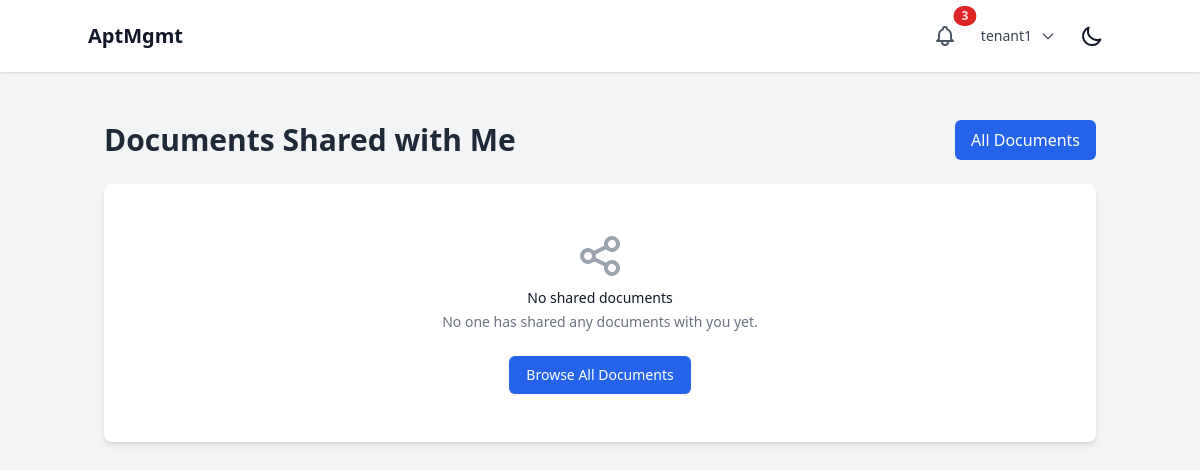
The app's page /documents/shared/ (signed in), older data.
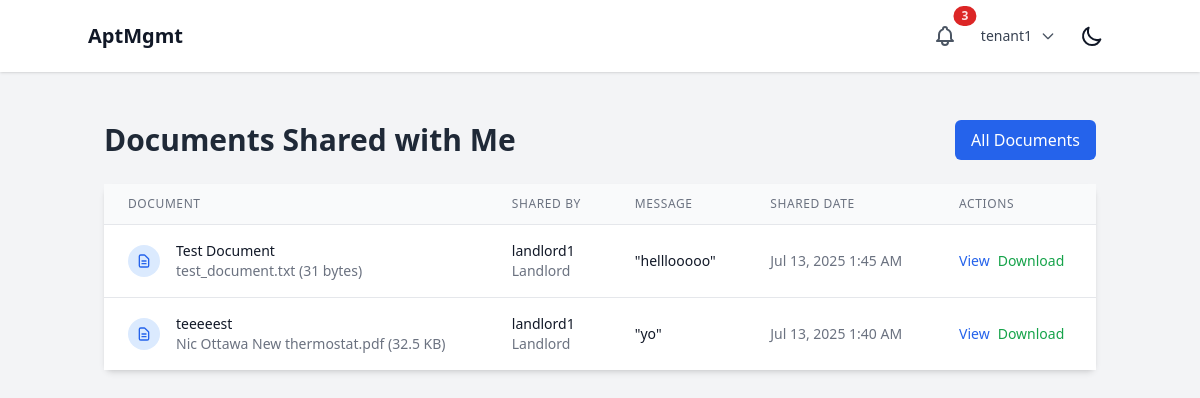
The same page, newer data.
### documents/models.py (models this page shows, shortened)
class DocumentShare(models.Model):
    document = models.ForeignKey(Document, on_delete=models.CASCADE, related_name="shares")
    shared_by = models.ForeignKey(User, on_delete=models.CASCADE, related_name="shared_documents")
    shared_with = models.ForeignKey(User, on_delete=models.CASCADE, related_name="received_documents")
    message = models.TextField(blank=True)
    created_at = models.DateTimeField(auto_now_add=True)
    is_read = models.BooleanField(default=False)
    class Meta:
        unique_together = ['document', 'shared_by', 'shared_with']

class Document(models.Model):
    class AccessLevel(models.TextChoices):
        COMPANY = "COMPANY", "Company-wide"
        PROPERTY = "PROPERTY", "Property-specific"
        UNIT = "UNIT", "Unit-specific"
        PRIVATE = "PRIVATE", "Private (specific users)"
    title = models.CharField(max_length=255)
    description = models.TextField(blank=True)
    file = models.FileField(upload_to=document_upload_path)
    original_filename = models.CharField(max_length=255)
    file_size = models.PositiveIntegerField()
    file_type = models.CharField(max_length=100)
    category = models.ForeignKey(DocumentCategory, on_delete=models.SET_NULL, null=True, blank=True)
    company = models.ForeignKey(Company, on_delete=models.CASCADE, related_name="documents")
    property = models.ForeignKey(Property, on_delete=models.CASCADE, related_name="documents", null=True, blank=True)
    unit = models.ForeignKey(ApartmentUnit, on_delete=models.CASCADE, related_name="documents", null=True, blank=True)
    access_level = models.CharField(max_length=20, choices=AccessLevel.choices, default=AccessLevel.COMPANY)
    allowed_users = models.ManyToManyField(User, related_name="accessible_documents", blank=True)
    allowed_roles = models.JSONField(default=list, blank=True)  # List of role strings
    uploaded_by = models.ForeignKey(User, on_delete=models.CASCADE, related_name="uploaded_documents")
    created_at = models.DateTimeField(auto_now_add=True)
    updated_at = models.DateTimeField(auto_now=True)
    is_active = models.BooleanField(default=True)
    class Meta:
        ordering = ['-created_at']
        indexes = [
            models.Index(fields=['company', 'access_level']),
            models.Index(fields=['property']),
            models.Index(fields=['created_at']),
        ]

### users/models.py (models this page shows, shortened)
class User(AbstractUser):
    class Role(models.TextChoices):
        SUPERUSER = "SUPERUSER", "Superuser"
        LANDLORD = "LANDLORD", "Landlord"
        EMPLOYEE = "EMPLOYEE", "Employee"
        TENANT = "TENANT", "Tenant"
    role = models.CharField(max_length=50, choices=Role.choices)
    company = models.ForeignKey(Company, on_delete=models.CASCADE, related_name="users", null=True, blank=True)
    property = models.ForeignKey(Property, on_delete=models.SET_NULL, related_name="users", null=True, blank=True)

### documents/views.py (the view)
# urls.py: path('shared/', views.shared_documents, name='shared'),
@login_required
def shared_documents(request):
    shares = DocumentShare.objects.filter(
        shared_with=request.user
    ).select_related('document', 'shared_by').order_by('-created_at')
    shares.filter(is_read=False).update(is_read=True)
    context = {
        'shares': shares,
    }
    return render(request, 'documents/shared.html', context)

### documents/templates/documents/shared.html (shortened to what the changed rows need)
{% extends 'base.html' %}
{% block content %}
<div class="container mx-auto px-4 py-8">
    <div class="flex justify-between items-center mb-6">
        <h1 class="text-3xl font-bold text-gray-800 dark:text-white">Documents Shared with Me</h1>
    </div>
    <div class="bg-white dark:bg-gray-800 rounded-lg shadow-md">
        {% if shares %}
            <div class="overflow-x-auto">
                <table class="min-w-full divide-y divide-gray-200 dark:divide-gray-700">
                    <thead class="bg-gray-50 dark:bg-gray-700">
                        <tr>
                            <th class="px-6 py-3 text-left text-xs font-medium text-gray-500 dark:text-gray-300 uppercase tracking-wider">
                                Document
                            </th>
                            <th class="px-6 py-3 text-left text-xs font-medium text-gray-500 dark:text-gray-300 uppercase tracking-wider">
                                Shared By
                            </th>
                            <th class="px-6 py-3 text-left text-xs font-medium text-gray-500 dark:text-gray-300 uppercase tracking-wider">
                                Message
                            </th>
                            <th class="px-6 py-3 text-left text-xs font-medium text-gray-500 dark:text-gray-300 uppercase tracking-wider">
                                Shared Date
                            </th>
                            <th class="px-6 py-3 text-left text-xs font-medium text-gray-500 dark:text-gray-300 uppercase tracking-wider">
                                Actions
                            </th>
                        </tr>
                    </thead>
                    <tbody class="bg-white dark:bg-gray-800 divide-y divide-gray-200 dark:divide-gray-700">
                        {% for share in shares %}
                        <tr class="hover:bg-gray-50 dark:hover:bg-gray-700">
                            <td class="px-6 py-4 whitespace-nowrap">
                                <div class="flex items-center">
                                    <div class="flex-shrink-0 h-8 w-8">
                                        <div class="h-8 w-8 bg-blue-100 dark:bg-blue-900 rounded-full flex items-center justify-center">
                                            <svg class="h-4 w-4 text-blue-600 dark:text-blue-400" fill="none" stroke="currentColor" viewBox="0 0 24 24">
                                                <path stroke-linecap="round" stroke-linejoin="round" stroke-width="2" d="M9 12h6m-6 4h6m2 5H7a2 2 0 01-2-2V5a2 2 0 012-2h5.586a1 1 0 01.707.293l5.414 5.414a1 1 0 01.293.707V19a2 2 0 01-2 2z"></path>
                                            </svg>
                                        </div>
                                    </div>
                                    <div class="ml-4">
                                        <div class="text-sm font-medium text-gray-900 dark:text-white">
                                            <a href="{% url 'documents:detail' share.document.id %}" class="hover:underline">
                                                {{ share.document.title }}
                                            </a>
                                        </div>
                                        <div class="text-sm text-gray-500 dark:text-gray-400">
                                            {{ share.document.original_filename }} ({{ share.document.file_size|filesizeformat }})
                                        </div>
                                    </div>
                                </div>
                            </td>
                            <td class="px-6 py-4 whitespace-nowrap">
                                <div class="text-sm text-gray-900 dark:text-white">
                                    {{ share.shared_by.get_full_name|default:share.shared_by.username }}
                                </div>
                                <div class="text-sm text-gray-500 dark:text-gray-400">
                                    {{ share.shared_by.get_role_display }}
                                </div>
                            </td>
                            <td class="px-6 py-4">
                                <div class="text-sm text-gray-900 dark:text-white">
                                    {% if share.message %}
                                        "{{ share.message|truncatechars:50 }}"
                                    {% else %}
                                        <em class="text-gray-500 dark:text-gray-400">No message</em>
                                    {% endif %}
                                </div>
                            </td>
                            <td class="px-6 py-4 whitespace-nowrap text-sm text-gray-500 dark:text-gray-400">
                                {{ share.created_at|date:"M d, Y g:i A" }}
                            </td>
                            <td class="px-6 py-4 whitespace-nowrap text-sm font-medium">
                                <div class="flex space-x-2">
                                    <a href="{% url 'documents:detail' share.document.id %}" class="text-blue-600 hover:text-blue-900 dark:text-blue-400 dark:hover:text-blue-200">
                                        View
                                    </a>
                                    <a href="{% url 'documents:download' share.document.id %}" class="text-green-600 hover:text-green-900 dark:text-green-400 dark:hover:text-green-200">
                                        Download
                                    </a>
                                </div>
                            </td>
                        </tr>
                        {% endfor %}
                    </tbody>
                </table>
            </div>
        {% else %}
            <div class="text-center py-12">
                <h3 class="mt-2 text-sm font-medium text-gray-900 dark:text-white">No shared documents</h3>
                <p class="mt-1 text-sm text-gray-500 dark:text-gray-400">No one has shared any documents with you yet.</p>
                <div class="mt-6">
                    <a href="{% url 'documents:list' %}" class="inline-flex items-center px-4 py-2 border border-transparent shadow-sm text-sm font-medium rounded-md text-white bg-blue-600 hover:bg-blue-700">
                        Browse All Documents
                    </a>
                </div>
            </div>
        {% endif %}
    </div>
</div>
{% endblock %}

Row changes from the older to the newer data that the page shows:
added DocumentShare: document "Test Document", document.original_filename "test_document.txt", document.file_size|filesizeformat "31 bytes", shared_by.get_full_name "landlord1", shared_by.role "Landlord", message "helllooooo", created_at "Jul 13, 2025 1:45 AM"
added DocumentShare: document "teeeeest", document.original_filename "Nic Ottawa New thermostat.pdf", document.file_size|filesizeformat "32.5 KB", shared_by.get_full_name "landlord1", shared_by.role "Landlord", message "yo", created_at "Jul 13, 2025 1:40 AM"
Text that changed along with them:
text no longer shown: "No shared documents No one has shared any documents with you yet. Browse All Documents"
text now shown: "DOCUMENT SHARED BY MESSAGE SHARED DATE ACTIONS"
